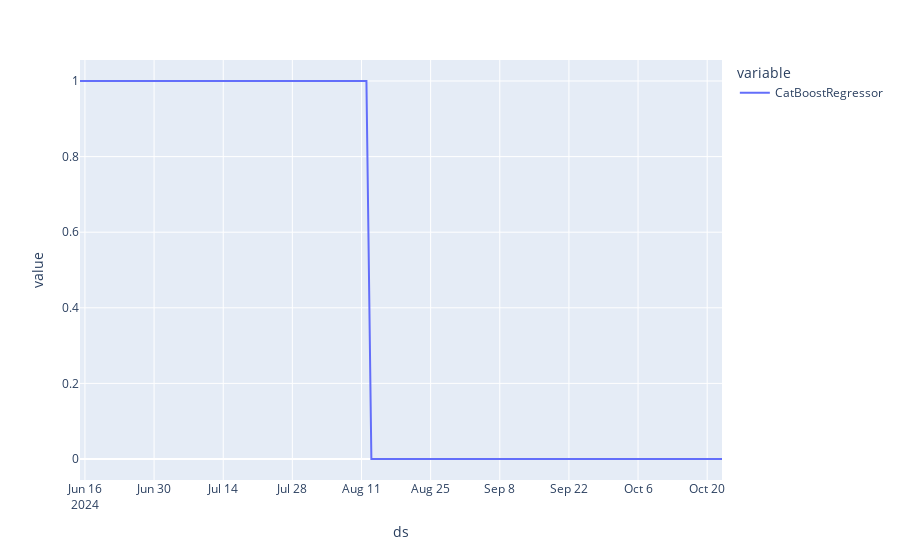

The cell this chart's notebook holds for it:
### Code cell
merged.groupby('ds')['CatBoostRegressor'].apply(lambda x: pd.isna(x).sum()).plot()

### Figure 1 — Plotly figure (JSON) as saved in the notebook; plotly's stock layout.template omitted (floating-point values rounded to 4 significant figures; data arrays with more than 128 entries replaced by an {"elided": "..."} marker saying what was removed)
{"data": [{"hovertemplate": "variable=CatBoostRegressor<br>ds=%{x}<br>value=%{y}<extra></extra>", "legendgroup": "CatBoostRegressor", "line": {"color": "#636efa", "dash": "solid"}, "marker": {"symbol": "circle"}, "mode": "lines", "name": "CatBoostRegressor", "orientation": "v", "showlegend": true, "type": "scatter", "x": {"elided": "131 str values"}, "xaxis": "x", "y": {"elided": "131 int values"}, "yaxis": "y"}], "layout": {"legend": {"title": {"text": "variable"}, "tracegroupgap": 0}, "margin": {"t": 60}, "xaxis": {"anchor": "y", "domain": [0, 1], "title": {"text": "ds"}}, "yaxis": {"anchor": "x", "domain": [0, 1], "title": {"text": "value"}}}}
